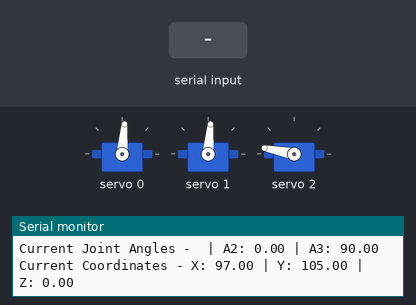
The sketch below on a simulated ESP32. Shown: 3 × servo, the last lines printed to the serial monitor. The test bench sets the inputs (shaded band). Nothing arrives over Bluetooth unless stated.

Above: at 3.3 s.
3.4 s: "4" received over the second serial link
At 4.2 s:
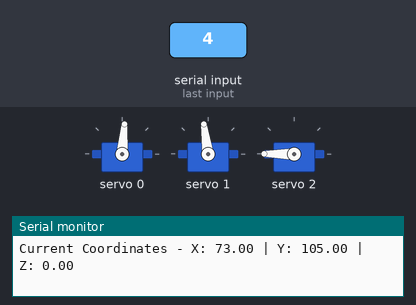
6.4 s: "3" received over the second serial link
At 7.26 s:
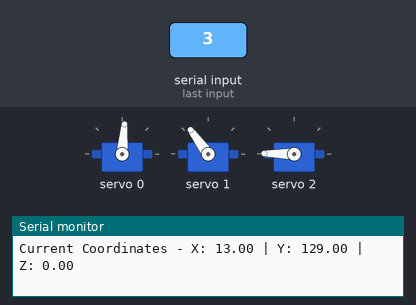
9.4 s: "2" received over the second serial link
12.4 s: "1" received over the second serial link
At 12.81 s:
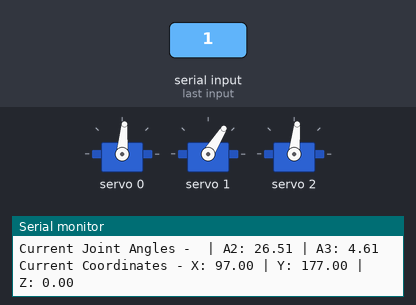
15.4 s: "5" received over the second serial link
At 17.4 s:
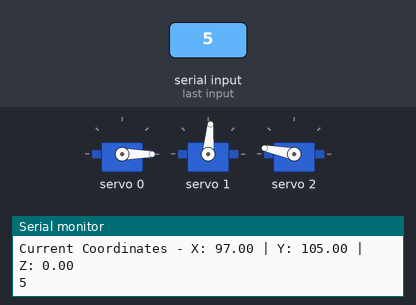
18.4 s: "2" received over the second serial link
At 22.0 s:
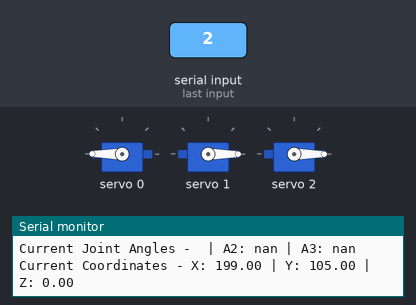
Timing chart, 0 to 22.4 s (numbered marks = the images above; inputs shaded):
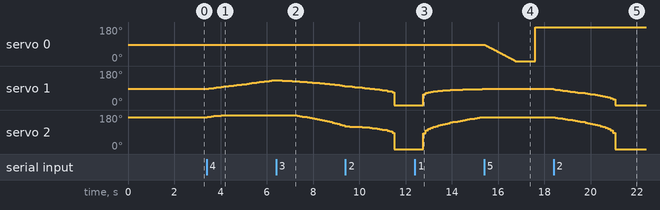

The sketch:

try_RA.ino
```cpp
#include <Wire.h>
#include <Adafruit_PWMServoDriver.h>
#include "BluetoothSerial.h"

#if !defined(CONFIG_BT_ENABLED) || !defined(CONFIG_BLUEDROID_ENABLED)
#error Bluetooth is not enabled! Please run `make menuconfig` to enable it
#endif

BluetoothSerial SerialBT;

Adafruit_PWMServoDriver pwm = Adafruit_PWMServoDriver();

#define SERVOMIN  125 // Minimum pulse length count (out of 4096)
#define SERVOMAX  575 // Maximum pulse length count (out of 4096)

// Global variables
double x = 97, y = 105, z = 0;
double L1 = 105, L2 = 97;

double M1 = 90, M2 = 90, M3 = 170; //Motor angle, adjusted to 90 degree triangle
int input = 0, stat =0;

void setup() {
  Serial.begin(9600);
  SerialBT.begin("ESP32test"); // Bluetooth device name
  Serial.println("The device started, now you can pair it with Bluetooth!");
  Serial.println("16 channel Servo test!");

  pwm.begin();
  pwm.setPWMFreq(60);  // Analog servos run at ~60 Hz updates
  pwm.setPWM(0, 0, angleToPulse(M1));
  moveToPos(x, y, z, L1); // initialize pos of joint to 90 degree triangle

  delay(2000);
}

void loop() {
  if (Serial.available()) { // initialize BLE
    SerialBT.write(Serial.read());
  }
  if (SerialBT.available()) {
    input = SerialBT.read();
    Serial.write(input);
    Serial.println();
  }
if (stat == 0){ // if stat 0, control end-effector using x,y,z
  if (input == '4') {
    delay(10);
    x -= 3;
    moveToPos(x, y, z, L1);
  } else if (input == '2') {
    delay(10);
    x += 3;
    moveToPos(x, y, z, L1);
  } else if (input == '1') {
    delay(10);
    y -= 3;
    moveToPos(x, y, z, L1);
  } else if (input == '3') {
    delay(10);
    y += 3;
    moveToPos(x, y, z, L1);
  } else if (input == '5') {
    delay(10);
    pwm.setPWM(0, 0, angleToPulse(M1));
    M1 -= 2;
  } else if (input == '6') {
    delay(10);
    pwm.setPWM(0, 0, angleToPulse(M1));
    M1 += 2;
  } else if (input =='A'){ // change mode to manually control each joint
  stat = 1;
}
else if (input =='B'){ //change mode to IK
  stat = 0;
}
}
if(stat == 1){
  if (input == '2') {
    delay(10);
    pwm.setPWM(1, 0, angleToPulse(M2));
    M2 -= 2;
  } else if (input == '4') {
    delay(10);
    pwm.setPWM(1, 0, angleToPulse(M2));
    M2 += 2;
  } else if (input == '3') {
    delay(10);
   pwm.setPWM(2, 0, angleToPulse(M3));
    M3 -= 2;
  } else if (input == '1') {
    delay(10);
    pwm.setPWM(2, 0, angleToPulse(M3));
    M3 += 2;
  } else if (input == '5') {
    delay(10);
    pwm.setPWM(0, 0, angleToPulse(M1));
    M1 -= 2;
  } else if (input == '6') {
    delay(10);
    pwm.setPWM(0, 0, angleToPulse(M1));
    M1 += 2;
  } else if (input =='A'){
  stat = 1;
}
else if (input =='B'){
  stat = 0;
}
  }
  delay(20);
}

void moveToPos(double x, double y, double z, double L1) {
  double a3 = acos((x * x + y * y - L1 * L1-L2*L2) / (2 * L1 * L2));
  double a2 = atan(x/y) - atan((L2*sin(a3)) / (L1+L2*cos(a3)));
  // Calculate the angles using inverse kinematics

  // Convert angles from radians to degrees

  a2 = a2 * (180 / PI);
  a3 = a3 * (180 / PI);

  // Move the servos to the calculated angles
  moveToAngle( a2, a3);

  // Print the current joint angles and coordinates
  Serial.print("Current Joint Angles - ");

  Serial.print(" | A2: ");
  Serial.print(a2);
  Serial.print(" | A3: ");
  Serial.println(a3);

  Serial.print("Current Coordinates - ");
  Serial.print("X: ");
  Serial.print(x);
  Serial.print(" | Y: ");
  Serial.print(y);
  Serial.print(" | Z: ");
  Serial.println(z);
}

void moveToAngle( double a2, double a3) {
  // Move the servos to the calculated angles

  pwm.setPWM(1, 0, angleToPulse(90-a2));
  pwm.setPWM(2, 0, angleToPulse(a3+85));
}

int angleToPulse(double ang) { //convert angle to pulse
  int pulse = map(ang, 0, 180, SERVOMIN, SERVOMAX);
  return pulse;
}
```

Measured:
- after the input at 3.4 s, servo 1: moves from 85° to 132° over 2.9 s, starting at once; servo 2: moves from 169° to 180° over 0.72 s, starting at once
- after the input at 6.4 s, servo 2: moves from 180° to 120° over 2.2 s, starting after 0.81 s
- after the input at 12.4 s, servo 1: moves from 0° to 85° over 2.6 s, starting after 0.36 s; servo 2: moves from 0° to 169° over 2.6 s, starting after 0.36 s
- after the input at 15.4 s, servo 1: stays 85° (without the input it goes to 84° after 0.02 s); servo 2: stays 169° (without the input it goes to 170° after 0.02 s)
- after the input at 18.4 s, servo 1: moves from 85° to 0° over 2.7 s, starting at once; servo 2: moves from 169° to 0° over 2.7 s, starting at once
